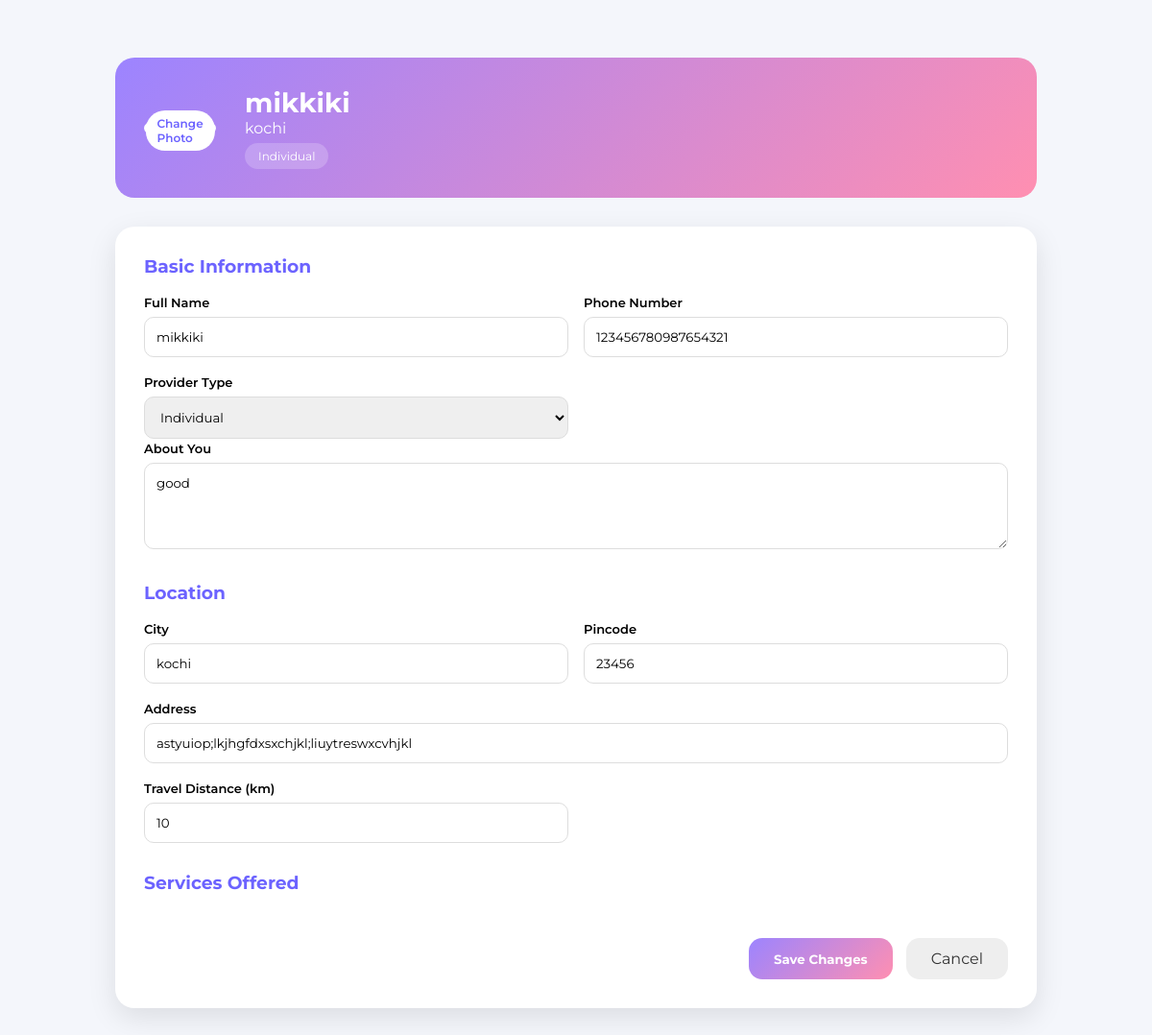
The app's page /edit_provider_profile/19/ with its own data.
### PetCare/models.py (models this page shows, shortened)
class ServiceProvider(models.Model):
    PROVIDER_TYPE = (
        ('individual', 'Individual'),
        ('organization', 'Organization / Company'),
    )
    ID_TYPE = (
        ('aadhaar', 'Aadhaar'),
        ('pan', 'PAN'),
        ('passport', 'Passport'),
    )
    user = models.OneToOneField(Profile, on_delete=models.CASCADE)
    full_name = models.CharField(max_length=100,null=True,blank=True)
    phone_number = models.CharField(max_length=15,null=True,blank=True)
    provider_type = models.CharField(max_length=20, choices=PROVIDER_TYPE,null=True,blank=True)
    bio = models.TextField(null=True,blank=True)
    city = models.CharField(max_length=50,null=True,blank=True)
    address = models.TextField(null=True,blank=True)
    pincode = models.CharField(max_length=10,null=True,blank=True)
    latitude = models.CharField(max_length=50,null=True,blank=True)
    longitude = models.CharField(max_length=50,null=True,blank=True)
    travel_distance = models.PositiveIntegerField(null=True,blank=True)
    services = models.JSONField(null=True,blank=True)  # store selected services
    id_type = models.CharField(max_length=20, choices=ID_TYPE,null=True,blank=True)
    id_number = models.CharField(max_length=50,unique=True,null=True,blank=True,help_text="Government ID number")
    id_proof = models.FileField(upload_to='providers/id/',null=True,blank=True)
    grooming_certificate = models.FileField(upload_to='providers/certificates/',null=True,blank=True)
    vet_license = models.FileField(upload_to='providers/certificates/',null=True,blank=True)
    training_certificate = models.FileField(upload_to='providers/certificates/',null=True,blank=True)
    organization_registration = models.FileField(upload_to='providers/certificates/',null=True,blank=True)
    is_verified = models.BooleanField(default=False)

### PetCare/views.py (the view)
# urls.py: path('edit_provider_profile/<int:provider_id>/',views.edit_provider_profile,name='edit_provider_profile'),
def edit_provider_profile(request,provider_id):
    provider = get_object_or_404(ServiceProvider, id=provider_id)
    return render(request,'provider/edit_provider_profile.html',{'provider':provider})

### PetCare/templates/provider/edit_provider_profile.html (shortened to what this page needs)
{% load static %}
<!DOCTYPE html>
<html lang="en">
<head>
    <link rel="stylesheet" href="{% static 'css/provider/edit_provider_profile.css' %}">
</head>
<body>
<div class="page-wrapper">
    <div class="profile-header">
        <div class="profile-img-wrapper">
            <label class="upload-btn">
                Change Photo
            </label>
        </div>
        <div class="profile-basic">
            <h2>{{ provider.full_name|default:"Your Name" }}</h2>
            <p>{{ provider.city|default:"City" }}</p>
            <span class="badge">
                {{ provider.provider_type|title }}
            </span>
        </div>
    </div>
    <form method="post" enctype="multipart/form-data" class="form-card">
        <div class="section">
            <h3>Basic Information</h3>
            <div class="form-grid">
                <div>
                    <label>Full Name</label>
                    <input type="text" name="full_name" value="{{ provider.full_name }}">
                </div>
                <div>
                    <label>Phone Number</label>
                    <input type="text" name="phone_number" value="{{ provider.phone_number }}">
                </div>
                <div>
                    <label>Provider Type</label>
                    <select name="provider_type">
                        <option value="individual" {% if provider.provider_type == 'individual' %}selected{% endif %}>Individual</option>
                    </select>
                </div>
            </div>
            <label>About You</label>
            <textarea name="bio">{{ provider.bio }}</textarea>
        </div>
        <div class="section">
            <h3>Location</h3>
            <div class="form-grid">
                <div>
                    <label>City</label>
                    <input type="text" name="city" value="{{ provider.city }}">
                </div>
                <div>
                    <label>Pincode</label>
                    <input type="text" name="pincode" value="{{ provider.pincode }}">
                </div>
                <div class="full">
                    <label>Address</label>
                    <input type="text" name="address" value="{{ provider.address }}">
                </div>
                <div>
                    <label>Travel Distance (km)</label>
                    <input type="number" name="travel_distance" value="{{ provider.travel_distance }}">
                </div>
            </div>
        </div>
        <div class="section">
            <h3>Services Offered</h3>
        </div>
        <div class="action-bar">
            <button type="submit" class="save-btn">Save Changes</button>
            <a href="{% url 'provider_home' %}" class="cancel-btn">Cancel</a>
        </div>
    </form>
</div>
</body>
</html>

### PetCare/static/css/provider/edit_provider_profile.css (style rules this page uses)
* { margin: 0; padding: 0; box-sizing: border-box; font-family: "Montserrat", sans-serif; }
body { background: #f4f6fb; }
.page-wrapper { max-width: 1000px; margin: 40px auto; padding: 20px; }
.profile-header { background: linear-gradient(135deg, #9C84FF, #FF8FB1); padding: 30px; border-radius: 20px; display: flex; gap: 30px; align-items: center; color: white; }
.profile-img-wrapper { position: relative; }
.upload-btn { position: absolute; bottom: -10px; left: 50%; transform: translateX(-50%); background: white; color: #6c63ff; padding: 6px 12px; border-radius: 20px; font-size: 12px; cursor: pointer; }
.profile-basic h2 { font-size: 28px; }
.badge { background: rgba(255,255,255,0.2); padding: 6px 14px; border-radius: 20px; font-size: 12px; display: inline-block; margin-top: 6px; }
.form-card { background: white; margin-top: 30px; padding: 30px; border-radius: 20px; box-shadow: 0 10px 30px rgba(0,0,0,0.1); }
.section { margin-bottom: 30px; }
.section h3 { margin-bottom: 16px; color: #6c63ff; }
.form-grid { display: grid; grid-template-columns: repeat(2, 1fr); gap: 16px; }
.form-grid .full { grid-column: span 2; }
label { font-size: 13px; font-weight: 600; }
input, textarea, select { width: 100%; padding: 12px; border-radius: 10px; border: 1px solid #ddd; margin-top: 6px; }
textarea { min-height: 90px; }
.action-bar { display: flex; justify-content: flex-end; gap: 14px; }
.save-btn { background: linear-gradient(135deg, #9C84FF, #FF8FB1); border: none; padding: 12px 26px; border-radius: 14px; color: white; font-weight: bold; cursor: pointer; }
.cancel-btn { padding: 12px 26px; border-radius: 14px; background: #eee; text-decoration: none; color: #333; }

### records on screen
ServiceProvider: full_name "mikkiki", city "kochi", provider_type "Individual", phone_number "123456780987654321", bio "good", pincode "23456", address "astyuiop;lkjhgfdxsxchjkl;liuytreswxcvhjkl", travel_distance "10"
